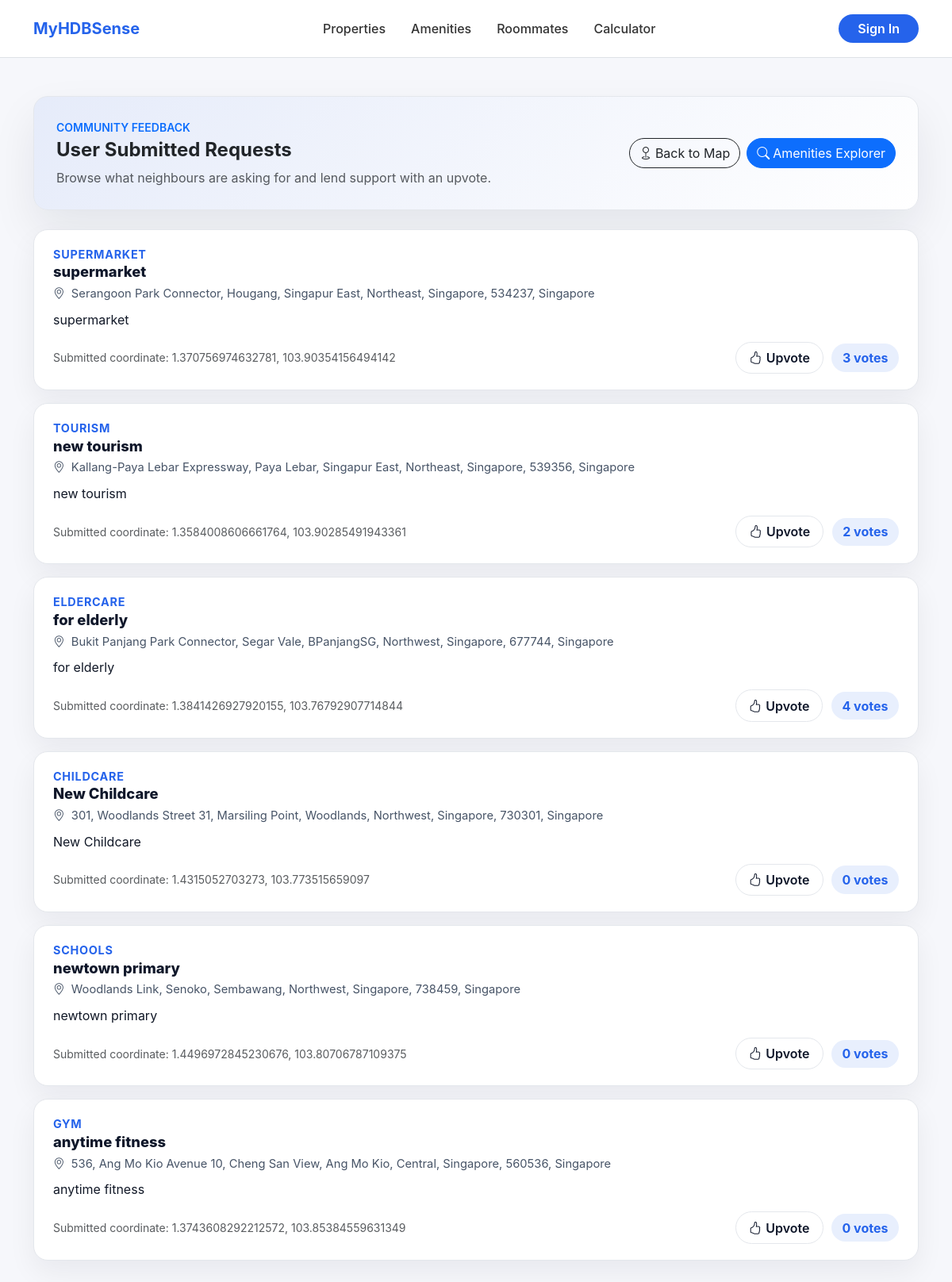
Page /map/results/ on the earlier database version.
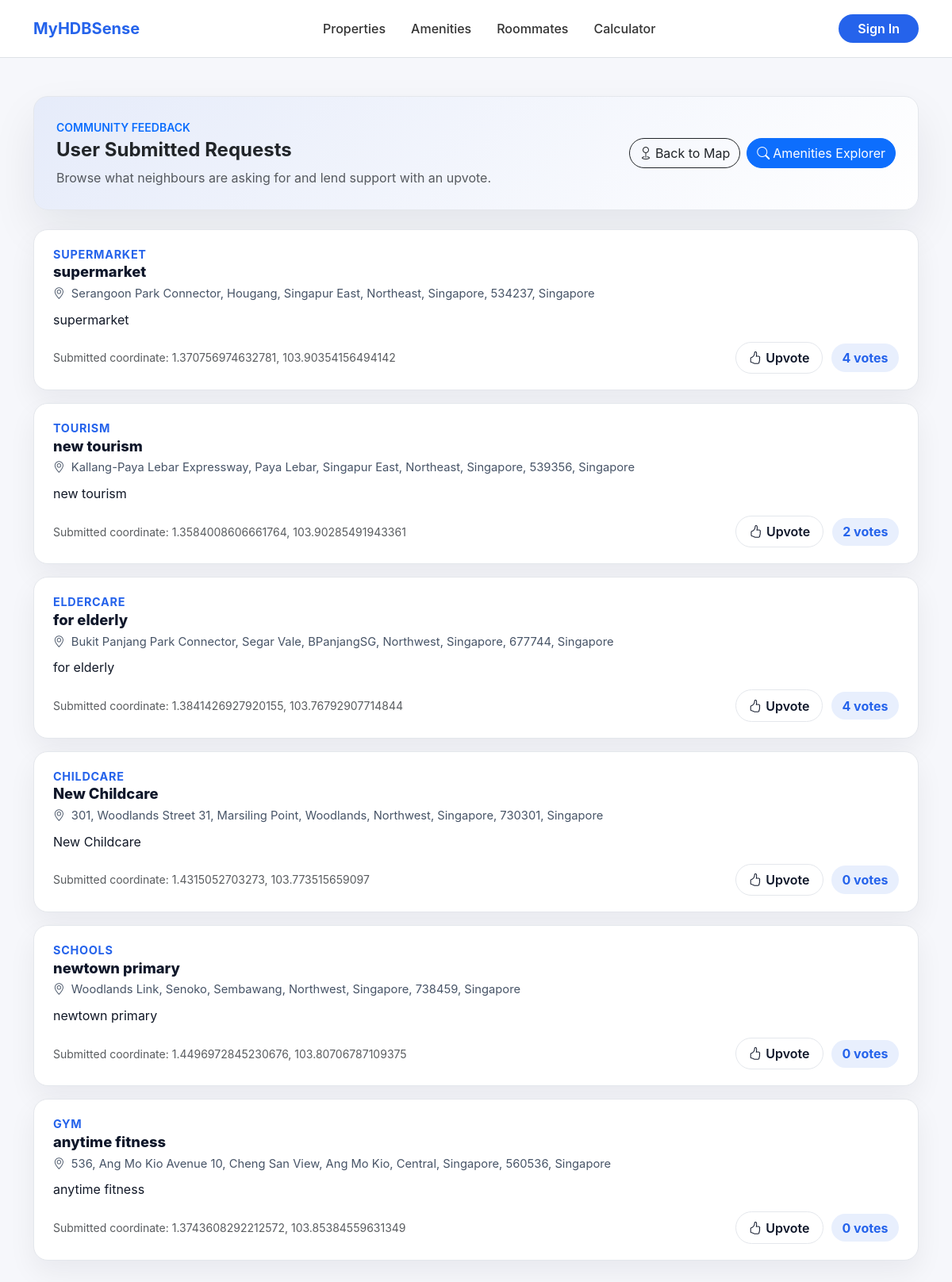
Same page on the later database version.
### mappage/models.py (models this page shows, shortened)
class location(models.Model):
    latitude = models.FloatField()
    longitude = models.FloatField()
    address = models.CharField(max_length=500, blank=True, null=True)
    amenity = models.CharField(max_length=100)
    description = models.TextField()
    upvoteCount = models.IntegerField(default=0)

### mappage/views.py (the view)
# urls.py: path('results/', views.results_view, name='results'),
def results_view(request):
    result = location_controller.get_all_locations_for_display()
    return render(request, 'results.html', {'locations': result['locations']})

### mappage/services.py (called while the page is built)
    def get_all_locations(self) -> List[location]:
        return location.objects.all()

    def get_all_locations_for_display(self) -> Dict[str, Any]:
        locations = self.location_service.get_all_locations()
        return {
            'locations': locations,
            'count': len(locations)
        }

### mappage/templates/results.html (shortened to what this page needs)
{% load static %}
<!DOCTYPE html>
<html lang="en">
<head>
  <link href="https://cdn.jsdelivr.net/npm/bootstrap@5.3.3/dist/css/bootstrap.min.css" rel="stylesheet"/>
  <link href="https://cdn.jsdelivr.net/npm/bootstrap-icons@1.11.3/font/bootstrap-icons.css" rel="stylesheet"/>
</head>
<body>
  {% include "accounts/navbar.html" %}
  <main class="container py-4 py-md-5">
    <section class="hero-card mb-4">
      <div class="d-flex flex-column flex-lg-row align-items-lg-center justify-content-between gap-3">
        <div>
          <p class="text-uppercase fw-semibold text-primary small mb-1">Community feedback</p>
          <h1 class="h4 fw-bold mb-2">User Submitted Requests</h1>
          <p class="mb-0 text-muted">Browse what neighbours are asking for and lend support with an upvote.</p>
        </div>
        <div class="d-flex flex-wrap gap-2">
          <a href="{% url 'mappage' %}" class="btn btn-outline-dark rounded-pill"><i class="bi bi-geo me-1"></i>Back to Map</a>
          <a href="{% url 'amenities' %}" class="btn btn-primary rounded-pill"><i class="bi bi-search me-1"></i>Amenities Explorer</a>
        </div>
      </div>
    </section>
    {% if locations %}
      <section class="thread-stack">
        {% for loc in locations %}
          <article class="thread-card">
            <div class="thread-label">{{ loc.amenity|default:"Amenity"|upper }}</div>
            <h2 class="thread-title">{{ loc.description|truncatechars:120 }}</h2>
            <div class="thread-meta">
              <i class="bi bi-geo-alt me-1"></i>
              {{ loc.address|default:"Address not available" }}
            </div>
            {% if loc.description %}
              <p class="thread-content">{{ loc.description }}</p>
            {% endif %}
            <div class="thread-foot">
              <span class="text-muted small">Submitted coordinate: {{ loc.latitude }}, {{ loc.longitude }}</span>
              <form class="vote-form" action="{% url 'upvote_location' loc.id %}" method="POST">
                <button type="submit" class="vote-btn">
                  <i class="bi bi-hand-thumbs-up"></i>
                  Upvote
                </button>
                <span class="vote-count-badge"><span class="vote-count">{{ loc.upvoteCount }}</span> votes</span>
              </form>
            </div>
          </article>
        {% endfor %}
      </section>
    {% endif %}
  </main>
</body>
</html>

### accounts/templates/accounts/navbar.html (shortened to what this page needs)
{% load static %}
<nav class="navbar navbar-expand-lg navbar-light bg-white border-bottom py-3">
  <div class="container">
    <a class="navbar-brand fw-bold" href="{% url 'home' %}" style="color:#2563eb;">MyHDBSense</a>
    <div class="collapse navbar-collapse" id="mainNav">
      <ul class="navbar-nav mx-auto gap-lg-3">
        <li class="nav-item">
          <a class="nav-link {% if request.resolver_match.url_name == 'properties' %}active{% endif %}"
             href="{% url 'properties' %}">Properties</a>
        </li>
        <li class="nav-item">
          <a class="nav-link {% if request.resolver_match.url_name == 'amenities' or request.resolver_match.url_name == 'search_amenities' %}active{% endif %}"
             href="{% url 'amenities' %}">Amenities</a>
        </li>
        {% with name=request.resolver_match.url_name %}
        <li class="nav-item">
          <a class="nav-link {% if name in 'roommates sharing_request roommate_profile_edit' %}active{% endif %}"
             href="{% url 'roommates' %}">Roommates</a>
        </li>
        {% endwith %}
        <li class="nav-item">
          <a class="nav-link {% if request.resolver_match.url_name == 'calculator' %}active{% endif %}"
             href="{% url 'calculator' %}">Calculator</a>
        </li>
      </ul>
      <div class="d-flex ms-lg-3 align-items-center gap-2">
        {% if user.is_authenticated %}
          <a href="{% url 'roommate_profile_edit' %}"
             class="btn btn-outline-primary rounded-pill fw-semibold"
             style="border-color:#2563eb;color:#2563eb;">
            {{ user.email|default:user.username|default:"Profile" }}
          </a>
        {% else %}
          <button class="btn btn-primary rounded-pill px-4 fw-semibold"
                  style="background:#2563eb;border:none;"
                  data-bs-toggle="modal" data-bs-target="#authModal">
            Sign In
          </button>
        {% endif %}
      </div>
    </div>
  </div>
</nav>

### mappage/templates/results.html (style rules this page uses)
:root { --brand:#2563eb; --ink:#0f172a; --muted:#475467; --border:#e4e7ec; --card:#ffffff; }
body { background:#f6f7fb; font-family:"Inter", "Segoe UI", system-ui, -apple-system, BlinkMacSystemFont, sans-serif; }
.hero-card { border:1px solid var(--border); border-radius:18px; padding:1.75rem; background:linear-gradient(135deg, rgba(37,99,235,.08), #fff); box-shadow:0 25px 55px rgba(15,23,42,.08); }
.thread-stack { display:flex;flex-direction:column;gap:1rem; }
.thread-card { border:1px solid var(--border); border-radius:18px; padding:1.25rem 1.5rem; background:var(--card); box-shadow:0 15px 35px rgba(15,23,42,.06); }
.thread-label { font-size:.9rem;font-weight:700;color:var(--brand);text-transform:uppercase;letter-spacing:.05em; }
.thread-title { font-weight:800;font-size:1.15rem;margin-bottom:.35rem;color:var(--ink); }
.thread-meta { color:var(--muted);font-size:.92rem; }
.thread-content { margin-top:.6rem;font-size:1rem;color:#111827; }
.thread-foot { margin-top:1rem; display:flex; flex-wrap:wrap; justify-content:space-between; align-items:center; gap:.75rem; }
.vote-form { display:flex;align-items:center;gap:.65rem; }
.vote-btn { border-radius:999px; border:1px solid var(--border); background:#fff; color:var(--ink); padding:.45rem 1rem; font-weight:600; display:inline-flex; align-items:center; gap:.35rem; transition:all .15s ease; }
.vote-count-badge { background:rgba(37,99,235,.1); color:var(--brand); font-weight:700; border-radius:999px; padding:.35rem .85rem; }

### accounts/templates/accounts/navbar.html (style rules this page uses)
.nav-link { font-weight:500; color:#333; }

Differences in the rows shown:
changed location "supermarket": upvoteCount "3" → "4"
